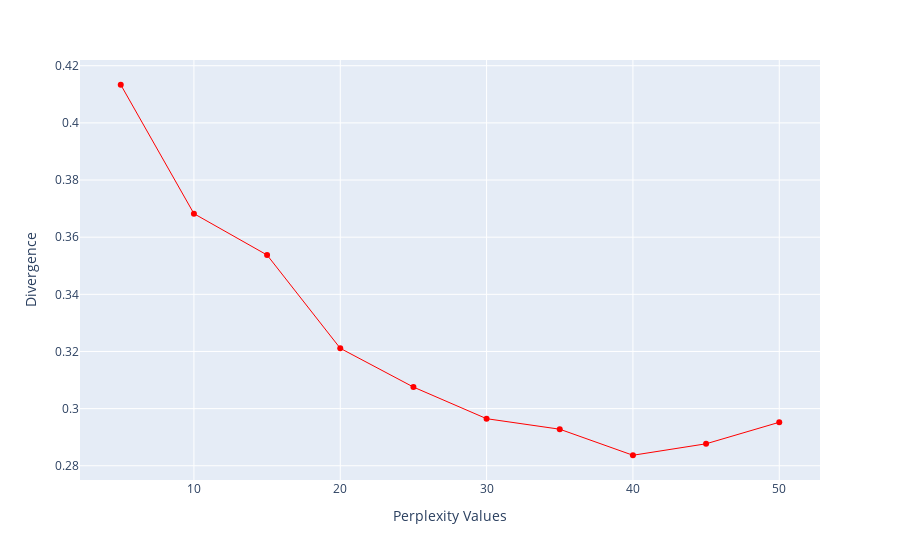

Notebook code cell kept with this figure:
### Code cell
perplexity = np.arange(5, 55, 5)
divergence = []

for i in perplexity:
    model = TSNE(n_components=2, init="pca", perplexity=i)
    reduced = model.fit_transform(x)
    divergence.append(model.kl_divergence_)
fig = px.line(x=perplexity, y=divergence, markers=True)
fig.update_layout(xaxis_title="Perplexity Values", yaxis_title="Divergence")
fig.update_traces(line_color="red", line_width=1)
fig.show()

### Figure 1 — Plotly figure (JSON) as saved in the notebook; plotly's stock layout.template omitted (floating-point values rounded to 4 significant figures)
{"data": [{"hovertemplate": "x=%{x}<br>y=%{y}<extra></extra>", "legendgroup": "", "line": {"color": "red", "dash": "solid", "width": 1}, "marker": {"symbol": "circle"}, "mode": "lines+markers", "name": "", "orientation": "v", "showlegend": false, "type": "scatter", "x": [5, 10, 15, 20, 25, 30, 35, 40, 45, 50], "xaxis": "x", "y": [0.4133, 0.3682, 0.3538, 0.3211, 0.3076, 0.2965, 0.2928, 0.2837, 0.2877, 0.2952], "yaxis": "y"}], "layout": {"legend": {"tracegroupgap": 0}, "margin": {"t": 60}, "xaxis": {"anchor": "y", "domain": [0, 1], "title": {"text": "Perplexity Values"}}, "yaxis": {"anchor": "x", "domain": [0, 1], "title": {"text": "Divergence"}}}}
